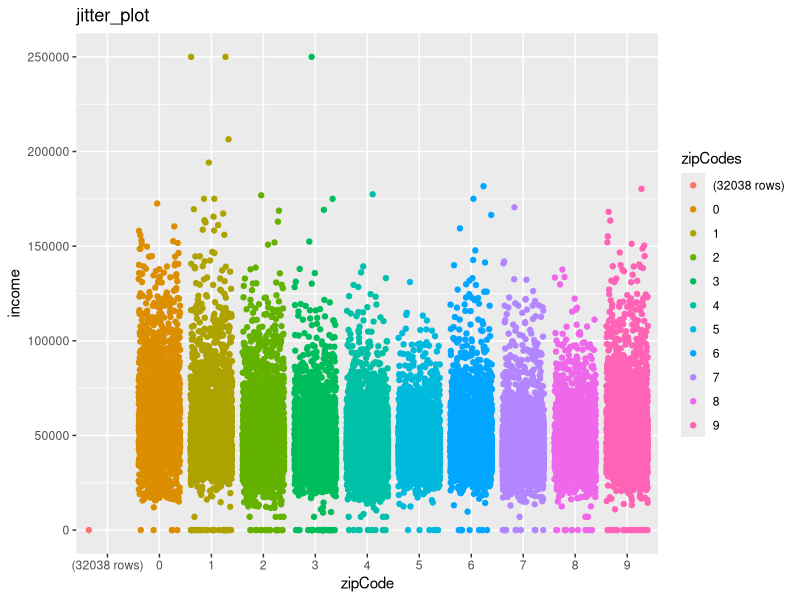
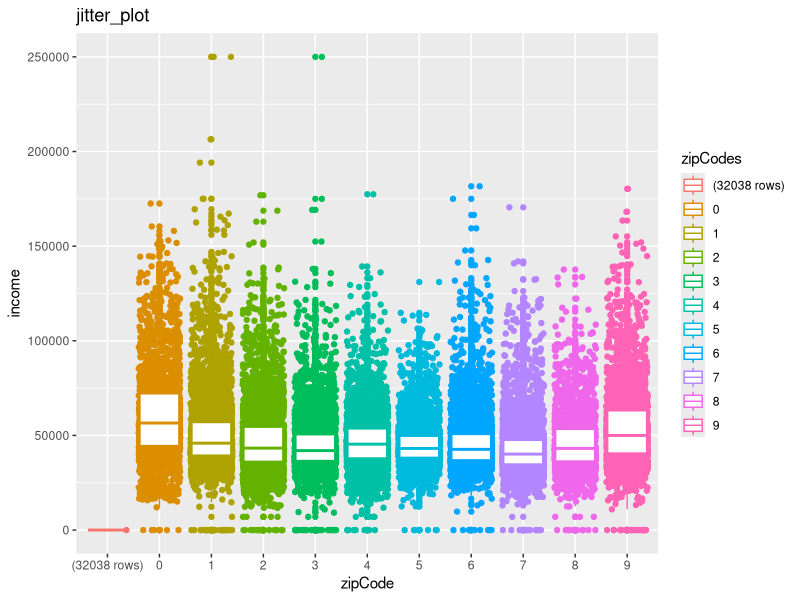
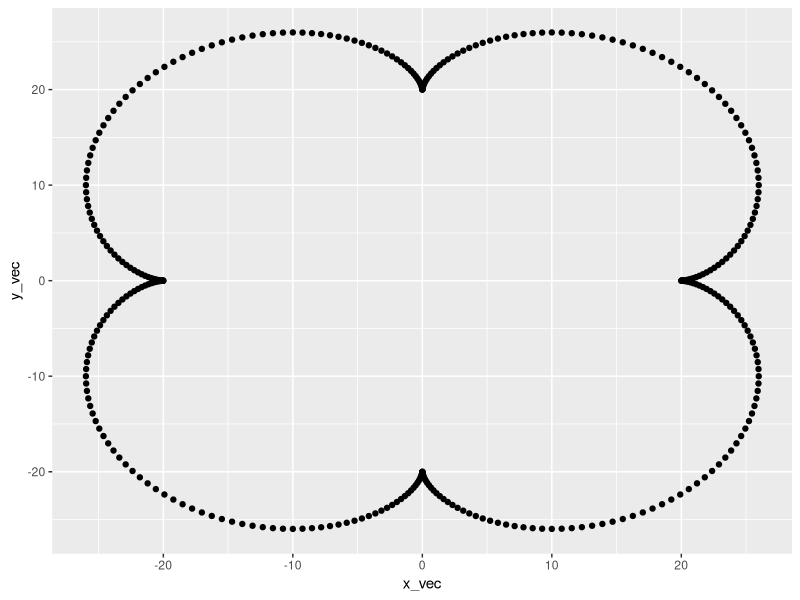
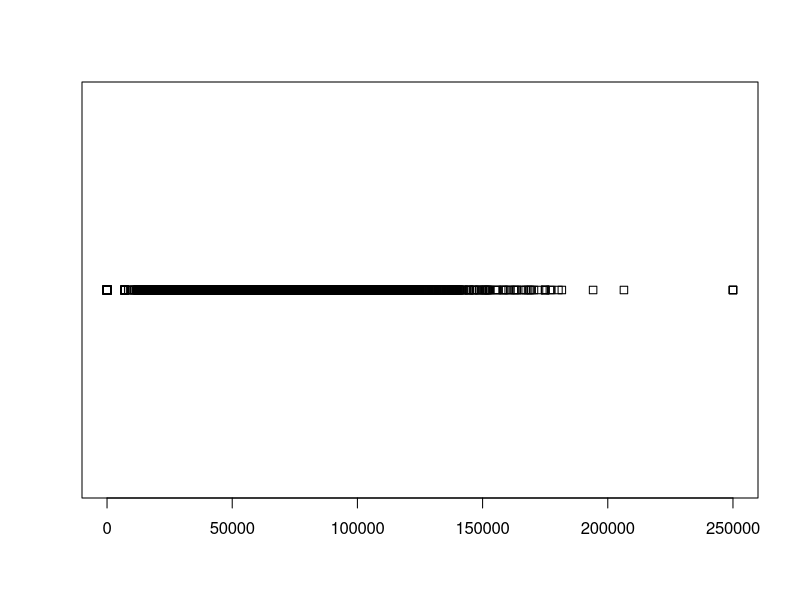
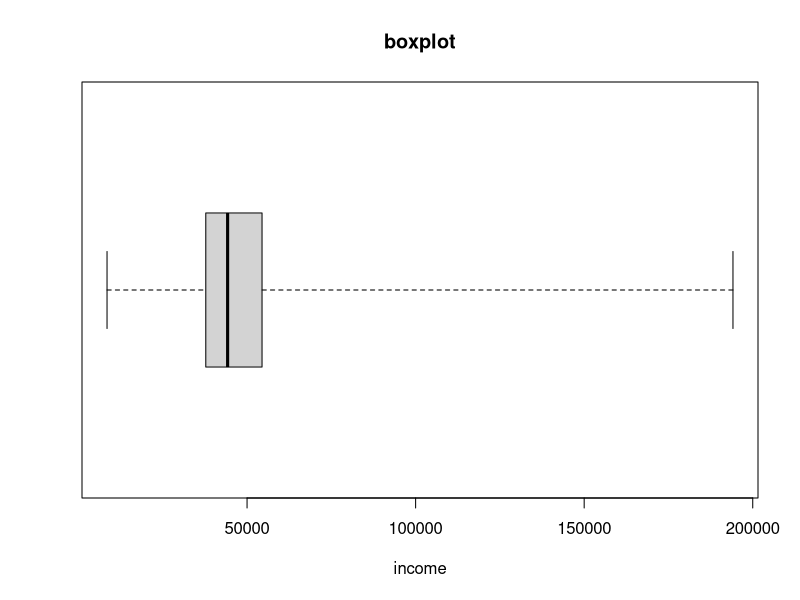
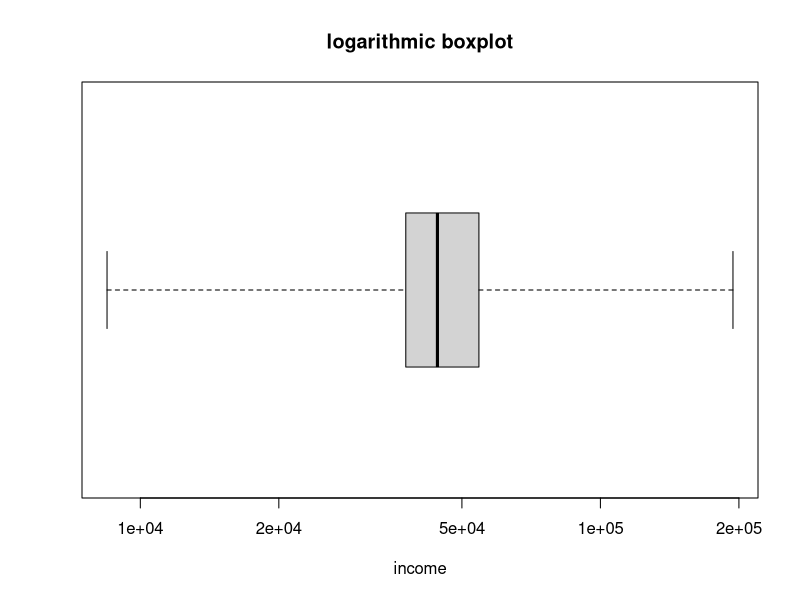
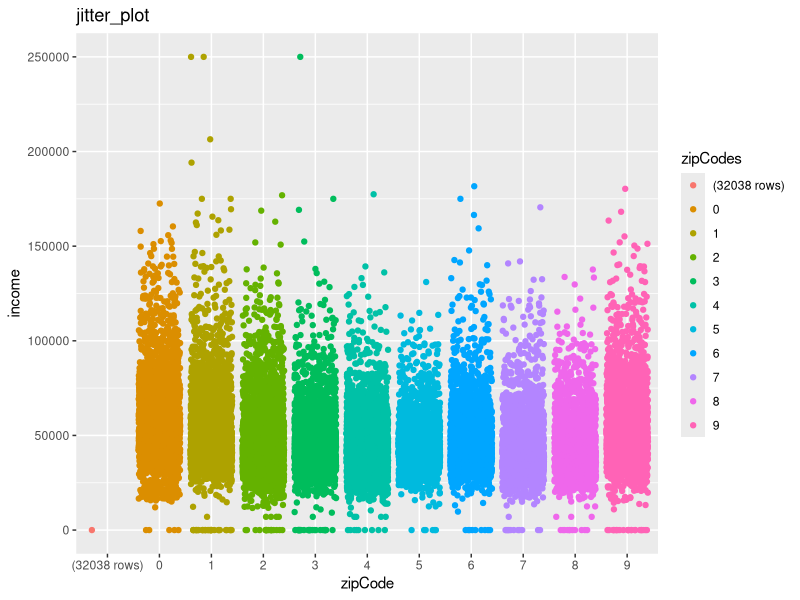
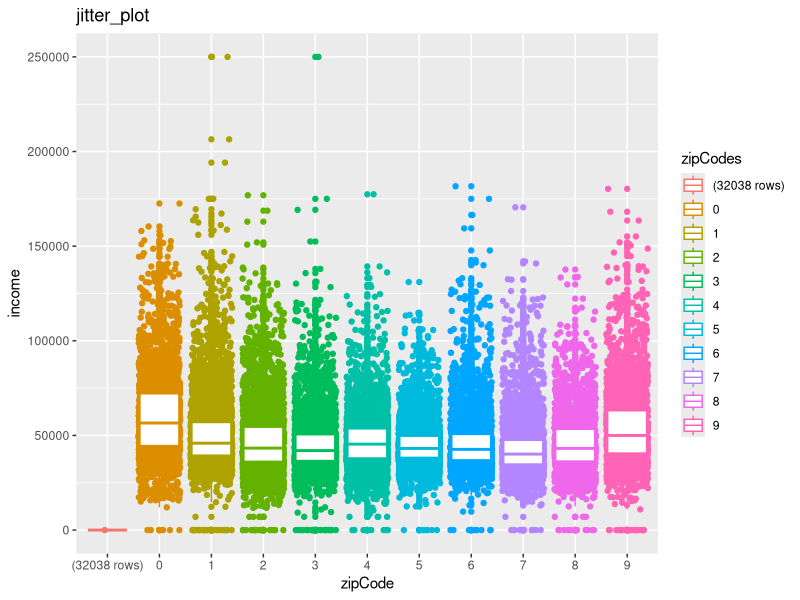

Recreate these plots in R, in order.
to_drop <- "analysis.txt"

data <- read.delim("zipIncome.txt", header=TRUE, sep="|")

# renaming columns
colnames(data)[colnames(data) == "zip_prefixes"] <- "zipCode"
colnames(data)[colnames(data) == "meanhouseholdincome"] <- "income"

write.table(summary(data["income"]), file=to_drop, sep="")

# plot
png("plt.png")
plot(data["income"])
dev.off()

# subset
data[is.na(data)] <- 0
subs <- subset(data, data["income"]>7000 & data["income"]<200000)

write.table(summary(subs["income"]), file=to_drop, append=TRUE, sep="")

quantile(unlist(subs["income"]), probs=c(0, 0.25, 0.5, 0.75, 1))

png("boxplt.png")
boxplot(subs["income"], range=0, horizontal=TRUE)
title("boxplot", xlab="income")
dev.off()

png("boxplt_log.png")
boxplot(subs["income"], range=0, log="x", horizontal = TRUE)
title("logarithmic boxplot", xlab="income")
dev.off()

install.packages("ggplot2")

library(ggplot2)

plt <- ggplot(data, aes(unlist(data["zipCode"]), unlist(data["income"]), color=unlist(data["zipCode"])))

plt <- plt + geom_jitter() + labs(title="jitter_plot", x="zipCode", y="income", colour="zipCodes")
plt
ggsave("jitterplt.png")

plt + geom_boxplot()
ggsave("jitter_box_plt.png")

# epicycloid
r <- 5
k <- 4
angles <- sapply(1:360, function(d) d*pi/180)
x_vec <- sapply(angles, function(rad) r*(k+1)*cos(rad) - r*cos((k+1)*rad))
y_vec <- sapply(angles, function(rad) r*(k+1)*sin(rad) - r*sin((k+1)*rad))
cycloid_df <- data.frame(x=x_vec, y=y_vec)

epicycloid <- ggplot(cycloid_df, aes(x_vec, y_vec))
epicycloid + geom_point()

data["zipCode"] <- as.factor(unlist(data["zipCode"]))
summary(data)
